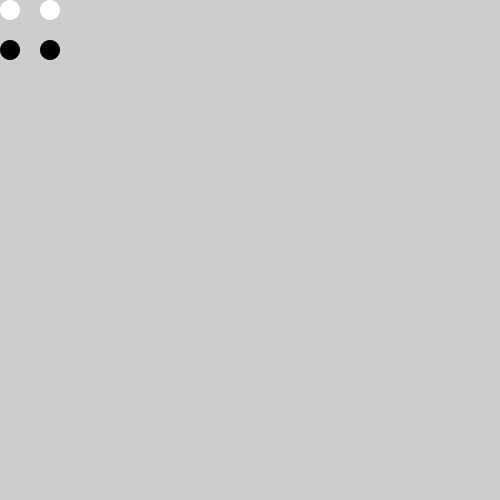
Frame 1 (no input)
Frame 60 (the mouse pressed at the canvas centre just before this capture): identical to frame 1, image omitted
Frame 120 (the mouse held since frame 60 and released just before this capture): identical to frame 1, image omitted

The Processing sketch that drew this single still picture (run headless with seeded random() and noise(); from frame 60 on, the mouse is pressed at the canvas centre):

// Processing sketch: dambord_met_stenen
// ── dambord_met_stenen.pde
void setup() {
  size(500, 500);
  noStroke();
  
  Dambord dambord = new Dambord();
  dambord.tekenDamstenen();
}

void draw() {
}
// ── dambord.pde
class Dambord {
  Damsteen[] stenen = {
    new Damsteen(10, 10, 20, 255), 
    new Damsteen(50, 10, 20, 255), 
    new Damsteen(10, 50, 20, 0), 
    new Damsteen(50, 50, 20, 0), 
  };

  void tekenDamstenen() {
    for (int i = 0; i < stenen.length; i++) {
      stenen[i].tekenDamsteen();
    }
  }
}
// ── damsteen.pde
class Damsteen {
  float x, y, d;
  int kleur;

  Damsteen(float x, float y, float d, int kleur) {
    this.x = x;
    this.y = y;
    this.d = d;
    this.kleur = kleur;
  }

  void tekenDamsteen() {
    fill(kleur);
    ellipse(x, y, d, d);
  }
}
